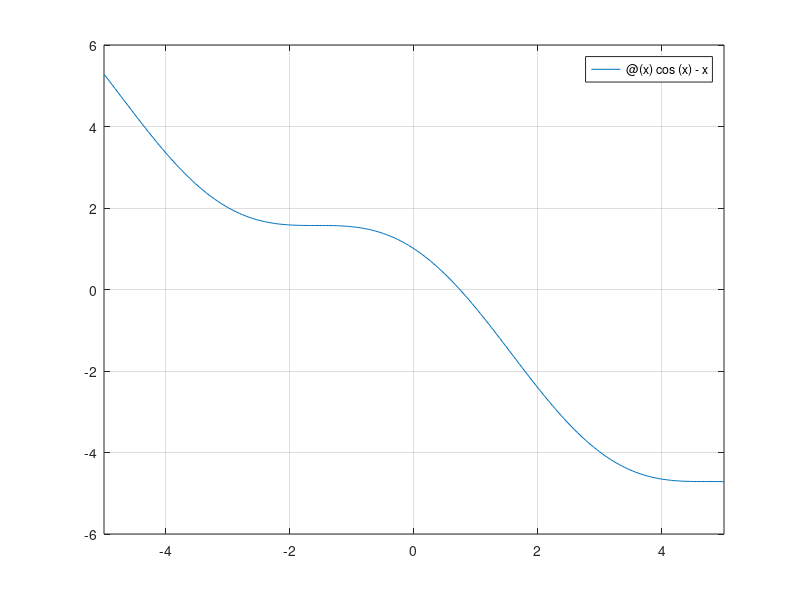

Write MATLAB code to recreate this figure. (Note: this script raises an error after producing the figure.)
%% Ex 1
clearvars; close all; clc

f = @(x) cos(x) - x;
fplot(f), grid on;
a = 0;
b = 1.5;
Tol = 1e-8;

tic
[root,i] = bisection(f,a,b,Tol);
t_BI = toc();

tic
[root_1,i_1] = secant(f,a,b,Tol);
t_SEC = toc();

tic
[root_2, i_2] = regulafalsi(f,a,b,Tol);
t_RF=toc();

%% Ex 2 THERE IS ANOTHER ZERO YOU NEED TO FIND
clearvars; close all; clc

x = linspace(-2,2,100);
y = x;

f = @(x) [x(1).^2 - x(1) - x(2); x(1).^2/16 + x(2).^2 - 1];


J = @(x) [2*x(1)-1, -1; x(1)/8, 2*x(2)];           % Analytical Jacobian
x0 = [1;1];
Tol = 1e-8;

tic
[roots,fevals] = newton_analytical(f,x0,J,Tol);
t_analytical = toc();

tic
[roots1,fevals1] = newton_FD(f,x0,Tol);
t_FD = toc();

% Compute exact roots
syms x y real
[solx,soly] = solve(x^2-x-y==0, x^2/16+y^2-1==0);

% Compare the two solutions
error_analytical = double(norm(vpa([solx(1);soly(1)])-roots,inf));
error_FD = double(norm(vpa([solx(1);soly(1)])-roots1,inf));

%% Ex 3
clearvars; close all; clc

f = @(t,x) x - t^2 + 1;
x_an = @(t) t.^2 + 2*t +1 - 0.5*exp(t);
tspan = [0 2];
x0 = 0.5;

h = [0.5 0.2 0.05 0.01];

% Memory allocation
solRK2 = zeros(size(h));
timeRK2 = solRK2;

figure (1)
hold on

% RK2 errors and timings
for i=1:length(h)
    [sol,~,times] = RK2(f,tspan,x0,h(i));
    solRK2(i) = sol(:,end);
    plot(times,sol)
    errorRK2(i) = max(abs(sol-x_an(0:h(i):tspan(end))));
    g = @() RK2(f,tspan,x0,h(i));
    timeRK2(i) = timeit(g);
end

plot(0:0.5:2,x_an(0:0.5:2))
grid on
legend('h=0.5','h=0.2','h=0.05','h=0.01','analytical',...
    'Location','southeast')

% RK4 errors and timings
solRK4 = zeros(size(h));
timeRK4 = solRK4;

figure(2)
hold on
for i = 1:length(h)

    [sol,fevals(i),times] = RK4(f,tspan,x0,h(i));
    solRK4(i) = sol(:,end);
    plot(times,sol)
    errorRK4(i) = max(abs(sol-x_an(0:h(i):tspan(end))));
    g = @() RK4(f,tspan,x0,h(i));
    timeRK4(i) = timeit(g);
end
plot(0:0.01:2,x_an(0:0.01:2))
grid on
legend('h=0.5','h=0.2','h=0.05','h=0.01','analytical',...
    'Location','southeast')


% errorRK4 = abs(solRK4-x_an(2));

% Plotting
figure(3)
% errorRK2 = abs(solRK2-x_an(2));
fig_RK2=loglog(timeRK2,errorRK2);
fig_RK2.LineWidth=2;
grid on
xlabel('Integration time [s]')
ylabel('Solution error')

figure(4)
fig_RK4=loglog(timeRK4,errorRK4);
fig_RK4.LineWidth=2;
xlabel('Integration time [s]')
ylabel('Solution error')
grid on

%% Ex 4 
clearvars; close all; clc

% Request number 3
alfa = linspace(pi, 0,100);

algorithm = [2 4];             %  Algorithm selector for ffwd fcn. (2 = RK2)

% Determine the stepsize to have discrete eigenvalues on the unitary circle
h = zeros(length(alfa),1);
hs = [0.5 0.2 0.05 0.01];   % Specified timesteps of exercise 3

for k = 1:2
    figure(k)
    for i = 1:length(alfa)
        a = alfa(i);
        try
            h(i) = fzero(@(x) max(abs(eig(ffwd(A(a),x,algorithm(k)))))-1,5);

        catch mess
            warning(mess.message)
        end
    end

    % Compute continous system eigenvalues
    lambdas = zeros(length(alfa),1);

    for i=1:length(alfa)
     lambdas(i) = max(eig(A(alfa(i))));
    end

    hl = h.*lambdas;
    hold on
    
    X=[real(hl); flip(real(hl))];
    Y = [imag(hl); -flip(imag(hl))];
    
    fill(X,Y, [0.8 0.8 1]) ;

    plot(X,Y)
    grid on
    axis equal
    axis padded
    

    xlabel('$Re\{h\lambda\}$','Interpreter','latex')
    ylabel('$Im\{h\lambda\}$','Interpreter','latex')

    % Given that lambda = 1
    
    plot(hs,0,'*r')
end

%% Ex 5
clearvars; close all; clc

x0 = [1;1];
tspan = [0 1];

alfa = linspace(pi, 0,50);
x_an = @(a) expm(A(a))*x0;       % Final time is t=1, no need to specify it
tol = [1e-3 1e-4 1e-5 1e-6];

LineSpec = {'LineWidth',2};

for i=1:length(alfa)
 lambdas(i) = max(eig(A(alfa(i))));
end

guess = [5*tol;
    0.01 0.01 0.01 0.01;
    0.5 0.5 0.5 0.5];

tic
for i=2:3
    figure(i)
    hold on
    axis equal
    for j=1:length(tol)
%         guess = 1e-4;
        for k=1:length(alfa)
            a = alfa(k);
            AA = A(a);
            if i==1
                options = optimset('TolX',1e-1*tol(j));
             
                h(k) = fzero(@(x) norm(wrapper(@(t,y) AA*y,tspan,x0,abs(x),i) ...
                    - x_an(a),inf)-tol(j),guess,options);
                
                   
                if isnan(h(k))
                    guess=tol(j);
                else
                    guess=h(k);
                end
                
                
            else
                h(k) = fzero(@(x) norm(wrapper(@(t,y) AA*y,tspan,x0,abs(x),i) ...
                    - x_an(a),inf) - tol(j),guess(i,j));
            end
        end
        hl = abs(h).*lambdas;
        plot([real(hl) flip(real(hl))],...
            [imag(hl) -flip(imag(hl))],LineSpec{:})
        legend_entries{j}=sprintf("tol=%0.0e",tol(j));

    end
    grid on
    xlabel('$Re\{h\lambda\}$','Interpreter','latex')
    ylabel('$Im\{h\lambda\}$','Interpreter','latex')

    legend(legend_entries{:})
end
t_EX5=toc()

%% Ex 6
clearvars; close all; clc

% alfa angles vector
alfa = linspace(pi, 0, 100);

% select the F operator of BI2
algorithm = 5;

% Compute continous system eigenvalues
lambdas = zeros(length(alfa),1);

for i=1:length(alfa)
 lambdas(i) = max(eig(A(alfa(i))));
end

h = zeros(length(alfa),1);

% Req.2 plot the stability region of BI2 for θ = 0.4
th=0.4;

for i=1:length(alfa)
    a=alfa(i);
    
    try
        g = @(x) max(abs(eig(ffwd(A(a),x,algorithm,th))))-1;
        h(i) = fzero(g,10);
        
    catch mess
        warning(mess.message)
    end
    
end

figure()
hold on
LineSpecs = {'LineWidth',2};

hl = abs(h).*lambdas;
X=[real(hl); flip(real(hl))];
Y = [imag(hl); -flip(imag(hl))];
plot(X,Y,LineSpecs{:})

legend_entries = {'$BI2_{0.4}$'};
grid on
axis equal
axis padded
legend(legend_entries{:},'Interpreter','latex','Location','best')

xlabel('$Re\{h\lambda\}$','Interpreter','latex')
ylabel('$Im\{h\lambda\}$','Interpreter','latex')

% plot the stability region for θ = [0.1 0.3 0.7 0.9]
theta = [0.1 0.3 0.7 0.9];

figure()
hold on

for k = 1:length(theta)
    th=theta(k);
    
    for i=1:length(alfa)
        a=alfa(i);
        
        try
            g = @(x) max(abs(eig(ffwd(A(a),x,algorithm,th))))-1;
            h(i) = fzero(g,5);
        
        catch mess
            warning(mess.message)
        end

    end

    hl = abs(h).*lambdas;
    X=[real(hl); flip(real(hl))];
    Y = [imag(hl); -flip(imag(hl))];
    plot(X,Y,LineSpecs{:})
%     f = fill(X,Y,'r');
%     set(f,'facealpha',.5)
end

legend_entries = {'$BI2_{0.1}$','$BI2_{0.3}$','$BI2_{0.7}$','$BI2_{0.9}$'};
grid on
axis equal
axis padded
legend(legend_entries{:},'Interpreter','latex','Location','best')

xlabel('$Re\{h\lambda\}$','Interpreter','latex')
ylabel('$Im\{h\lambda\}$','Interpreter','latex')

%% Ex 7

clearvars; close all; clc
B = [-180.5 219.5; 179.5 -220.5];       % Stiff system

x0 = [1;1];
tspan = [0 5];
h = 0.1;

xt = @(t) expm(B.*t)*x0;

% RK4 integration (no bueno)
numerical = RK4(@(t,x) B*x,tspan,x0,h);

% BI2_0.4 integration (decent)
theta = 0.1;
F = ffwd(B,h,5,theta);

Nsteps = diff(tspan)/h;
xx=zeros(2,Nsteps);
analy = xx;

xx(:,1)=x0;

for k=1:Nsteps
    xx(:,k+1) = F*xx(:,k);
end

% Discussion
times = tspan(1):h:tspan(end);
for i=1:Nsteps+1
    analy(:,i)=xt(times(i));
end

% Analytical plot
figure(1)
plot(times,analy(1,:),times,analy(2,:))
hold on

% Numerical plots
plot(times,xx(1,:),times,xx(2,:))
grid on

figure(2)
plot(times,analy(1,:))
hold on
% Numerical plot
plot(times,numerical(1,:))
grid on

% Eigenvalues of the dynamical system (stiff) have very different values
hlambdas = h*eig(B);

figure()

hold on
[R_BI2,X,Y] = easystability(5,theta);
[~,figBI2] = contour(X,Y,-R_BI2,[-1 -1]);
figBI2.LineWidth=1.5;

R_RK4 = easystability(4);
[~,figRK4] = contour(X,Y,-R_RK4,[-1 -1],'k');
figRK4.LineWidth=1.5;

plot(real(hlambdas),imag(hlambdas),'*r')
grid on
axis padded

%% Functions
function [root,fevals] = bisection(f,a,b,Tol)

%Initialization
x = (a+b)/2;
fevals = 0;

while abs(b-a)/2>=Tol
    x = (a+b)/2;
    
    fa = f(a);
    fx = f(x);
    
    if fx*fa<0
        b = x;
    else
        a = x;
    end
    
    fevals = fevals + 2;
    
end
root = x;
end

function [root,fevals] = secant(f,x0,x1,Tol)
xk = x1;
xk_1 = x0;

fevals = 0;

while abs(xk-xk_1)>=Tol
    fk = f(xk);
    fk_1 = f(xk_1);
    
    xk1 = xk - (xk - xk_1)*fk/(fk - fk_1);
    fevals = fevals + 2;
    
    xk_1=xk;
    xk = xk1;
end
root = xk1;
end

function [root,fevals] = regulafalsi(f,a,b,Tol)

%Initialization
fevals = 0;

while abs(b-a)/2>=Tol
    fa = f(a);
    fb = f(b);
    x = b - (b-a)*fb/(fb-fa);
    fx = f(x);
    
    if fx>0
        b = x;
        
    else
        a = x;
        
    end
    
    fevals = fevals + 3;
    
end

root = x;
end

function [roots,fevals] = newton_analytical(fun,x0,J,Tol)
x = x0;
f = fun(x);
fevals = 0;
Nmax = 1000;

while abs(f)>=Tol % && fevals<Nmax
    f = fun(x);
    dX = -J(x)\f;
    x = x +dX;
    fevals = fevals+1;
end
roots = x;
end

function [roots,fevals] = newton_FD(fun,x0,Tol)
x = x0;
f = fun(x);
fevals = 0;
while abs(f)>=Tol
    f = fun(x);
    invJ = inv(FD_Jacobian(x,fun));     % HOW CAN I AVOID COMPUTING THE INVERSE?
    x = x - invJ*f;
    fevals = fevals+1;
end
roots = x;
end

function J = FD_Jacobian(X,f)

J = zeros(size(X,1));
F0 = f(X);
hj = max(sqrt(eps),sqrt(eps)*abs(X));

for i=1:size(X)
    EPS_i = zeros(size(X));
    EPS_i(i) = hj(i);
    Fi = f(X + EPS_i);
    J(:,i) = (Fi - F0)'/hj(i);
end

end

function [x,fevals,times] = RK1(f,tspan,x0,h)

x = x0;
times = tspan(1):h:tspan(end);
fevals = 0;
t = tspan(1);

if mod(diff(tspan),h)~=0
    times=[times tspan(end)];
end

hs = diff(times);
for i=1:(length(times)-1)
    
    h = hs(i);
    fk = f(t,x);
    fevals = fevals + 1;
    x = x + h*fk;
    t = t + h;
end
end

function [x,fevals,times] = RK2(f,tspan,x0,h)

x = x0;
times = tspan(1):h:tspan(end);
t = tspan(1);

fevals = 0;

if mod(diff(tspan),h)~=0
    times=[times tspan(end)];
end

hs = diff(times);

for i=1:(length(times)-1)
    xk = x(:,i);
    
    fk = f(t,xk);
    
    % Shrink the last timestep
    h = hs(i);
    
    % Predictor step
    xp = xk + h*fk;
    t = t + h;
    fp = f(t,xp);
    fevals = fevals + 1;
    
    % Corrector step
    x(:,i+1) = xk + h*(0.5*fk + 0.5*fp);
    
end

end

function [x,fevals,times] = RK4(f,tspan,x0,h)

x = x0;
times = tspan(1):h:tspan(end);
t = tspan(1);

fevals = 0;

if mod(diff(tspan),h)~=0
    times=[times tspan(end)];
end

hs = diff(times);

for k=1:(length(times)-1)
    h = hs(k);
    
    xk = x(:,k);
    
    % Predictor steps
    % #1
    k1 = f(t,xk);
    
    % #2
    t2 = t + h/2;
    x2= xk + k1*h/2;
    k2 = f(t2,x2);
    
    % #3
    t3 = t + h/2;
    x3 = xk + k2*h/2;
    k3 = f(t3,x3);
    
    % #4
    t4 = t + h;
    x4 = xk + k3*h;
    k4 = f(t4,x4);
    
    % Corrector step
    x(:,k+1) = xk + (k1 + 2*k2 + 2*k3 + k4)*h/6;
    
    t = t+h;
    fevals = fevals+4;
    
end
end

function A_A = A(alfa)
A_A =[0 1; -1 2*cos(alfa)];
end

function F = ffwd(A,h,algor,th)

% Function that returns the F operator s.t. x_(k+1) = F*xk
% algor:
%   + 1 RK1
%   + 2 RK2
%   + 4 RK4

[~,n]=size(A);
I = eye(n);

switch algor
    case 1      % Forward euler (RK1)
        F = I + h*A;
        
    case 2      % Runge-Kutta (RK2)
        F = I + h*A + 0.5*(h*A)^2;
        
    case 4      % Runge-Kutta (RK4)
        F =  I + A*h + (A*h)^2/2 + (A*h)^3/6 + (A*h)^4/24;
        
    case 5      % θ-methods
        F = (I - A*(1-th)*h + 0.5*(A*(1-th)*h)^2)\...
            (I + A*th*h + 0.5*(A*th*h)^2);
        
end
end

function [Rhat,X,Y]=easystability(algorithm,th)

% INPUT:
%   algorithm       variable defining the type of algorithm to plot
%                       2: RK2
%                       4: RK4
%                       5: BI2_theta
[X,Y] = meshgrid(-5:0.01:5,-5:0.01:5);
hl = X+1i*Y;

switch algorithm
    case 2 % RK2
        R = 1 + hl + .5*hl.^2;
    case 4 % RK4
        R = 1 + hl + .5*hl.^2 + (1/6)*hl.^3 + (1/24)*hl.^4;
    case 5 % BI2_theta
        R = 1./(1 - (1-th).*hl+ 0.5*((1-th)*hl).^2).*...
            (1 + th*hl + 0.5*(th*hl).^2);
end

Rhat = abs(R);
end

function x_end=wrapper(f,tspan,x0,h,algor)
% Wrapper function, returning the state at the final integration step

switch algor
    case 1
        xx = RK1(f,tspan,x0,h);
    case 2
        xx = RK2(f,tspan,x0,h);
    case 3
        xx = RK4(f,tspan,x0,h);
end
x_end=xx(:,end);
end